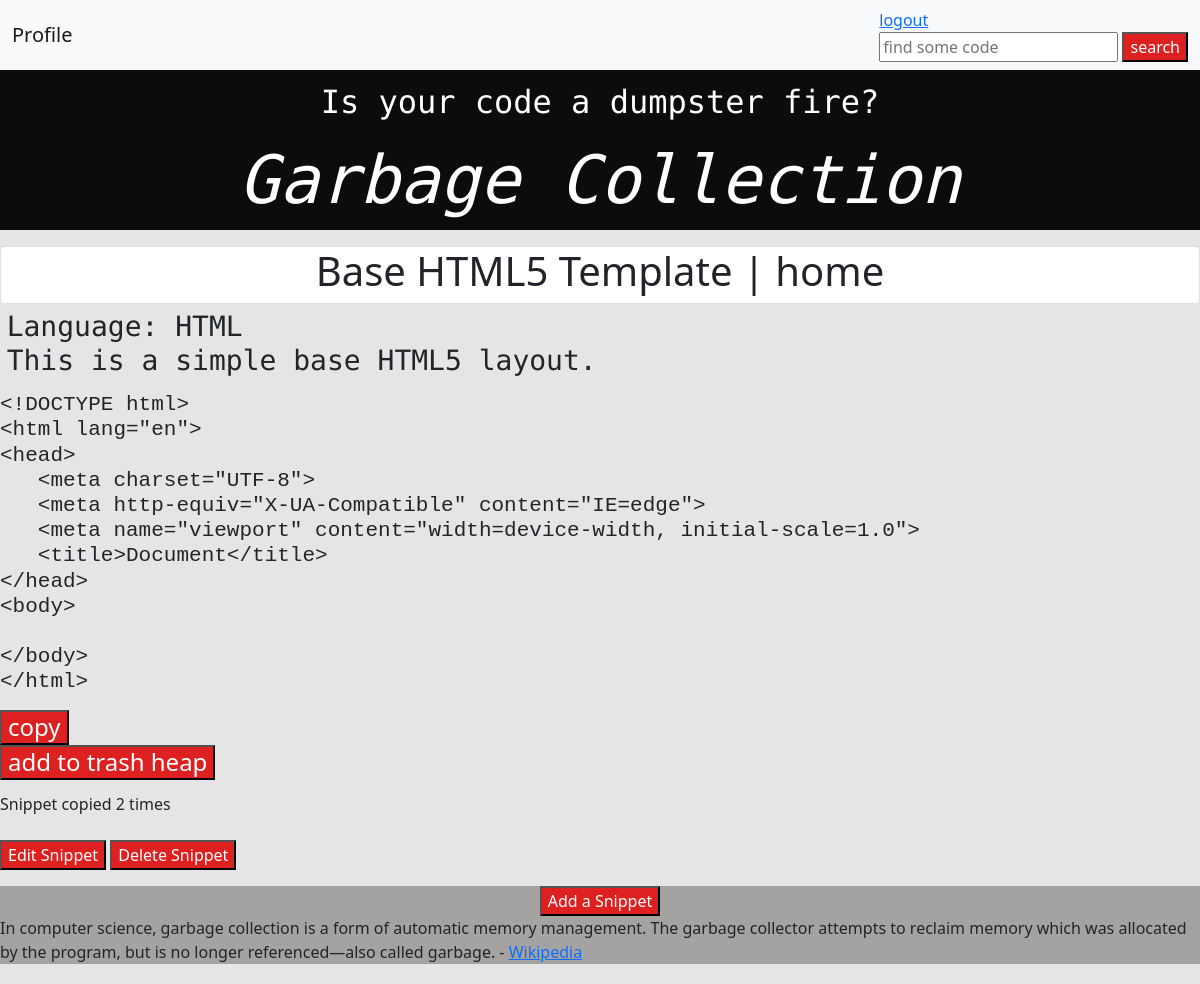
Before: /snippet/1/ (signed in) with the older database file.
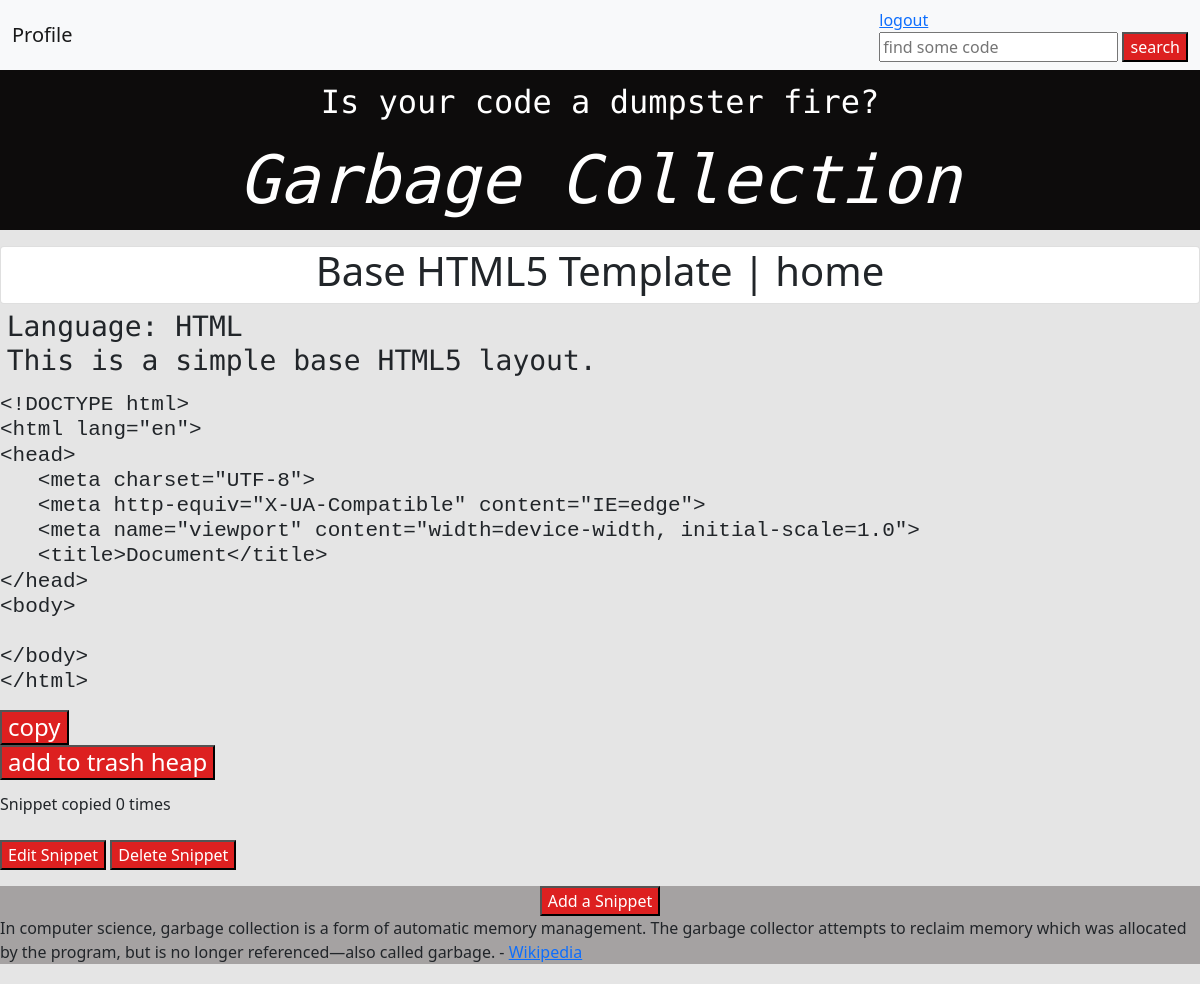
After: the same page with the newer database file.
### snippets/models.py (models this page shows, shortened)
class Snippet(models.Model):
    title = models.CharField(max_length=500)
    language = models.CharField(choices=languages, max_length=20, blank=True, null=True)
    category = models.ManyToManyField("Category", related_name="snippets", blank=True)
    description = models.TextField(max_length=1000, null=True, blank=True)
    code = models.TextField(max_length=2000, null=True, blank=True)
    created_at = models.DateTimeField(auto_now_add=True)
    created_by = models.ForeignKey(CustomUser, on_delete=models.SET_NULL, null=True, blank=True, related_name="snippets")
    public = models.BooleanField(default=False)
    og_snippet = models.ForeignKey(
        "self",
        on_delete=models.CASCADE,
        null=True,
        blank=True,
        related_name="snippet_copies",)
    copy_count = models.IntegerField(default=0)

### snippets/views.py (the view)
# urls.py: path('snippet/<int:pk>/', snippets_views.detail, name='detail'),
@login_required
def detail(request, pk):
    snippet = get_object_or_404(Snippet, pk=pk)
    form = SnippetForm()
    return render(request, "detail.html", {"snippet": snippet, "pk": pk, "form": form})

### snippets/forms.py
class SnippetForm(forms.ModelForm):
    class Meta:
        model = Snippet
        fields = [
            'title',
            'language',
            'category',
            'description',
            'code',
            'public',
        ]

### templates/detail.html (shortened to what this page needs)
{% extends "base.html" %}{% load static %}
{% block content %}
<div class="card" class="container is-max-desktop">
    <div class="card-content">
        <div class="content">
<h1>
    <center>
    {{ snippet.title }} | <a href="{% url 'index' %}" class="text-decoration-none text-reset">home</a>
    </center>
</h1>
</div>
</div>
</div>
<div class="detail-h3-div">
    <h3>
        Language: {{ snippet.language }}</br>
        {{ snippet.description }}
    </h3>
</div>
<h4 id="code-section">
<pre><code>{{ snippet.code }}</code></pre>
    <button class="copy-btn" data-code="{{ snippet.code }}">
        copy
    </button>
    <form action="{% url 'copy_snippet' pk=snippet.pk %}" method="POST">
        <button class="button is-primary">add to trash heap</button>
    </form>
</h4>
{% if snippet.public %}
    <div class="is-italic has-text-primary has-background-primary-light pl-3 pr-3 pt-1 pb-1">
        <p style="text-align: left">Snippet copied {{ snippet.copy_count }} times
{% endif %}
<br>
<br>
<button class="detail-buttons"><a href="{% url 'edit' pk=snippet.pk %}" class="text-decoration-none text-reset">Edit Snippet</a></button>
<button class="detail-buttons"><a href="{% url 'delete' pk=snippet.pk %}"class="text-decoration-none text-reset">Delete Snippet</a></button>
{% endblock %}

Changed rows visible on the page:
changed Snippet "Base HTML5 Template": copy_count "2" → "0"
